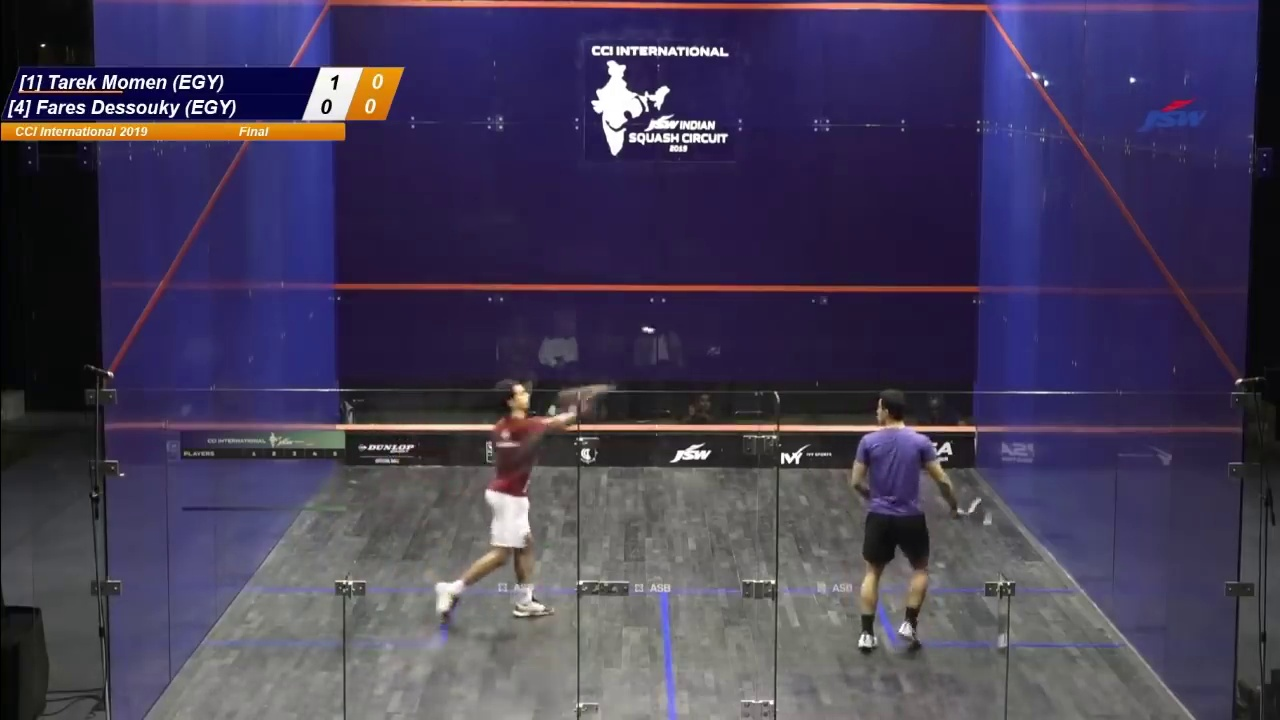
#> input picture Dataset/0.jpg, 1280 x 720 px; its folder holds 4 pictures in this run; the run also reads 2 pictures not shown here
$ python feMethod3.py   (older library calls are emulated)
#> lines starting #> are read from the running program, lines starting #| are printed output that depends on the picture; after the words box and inside, x2 and y2 are one past the last pixel; in counts of white or black regions, pixels touching at a corner belong together
import numpy as np
import cv2
import imutils
import time
from PIL import Image
import glob
import math
from matplotlib import pyplot as plt

startTimeFrameDifferencing= time.time()

filenames = glob.glob("Dataset/*.jpg")
filenames.sort()
frameList = [cv2.imread(frame) for frame in filenames]
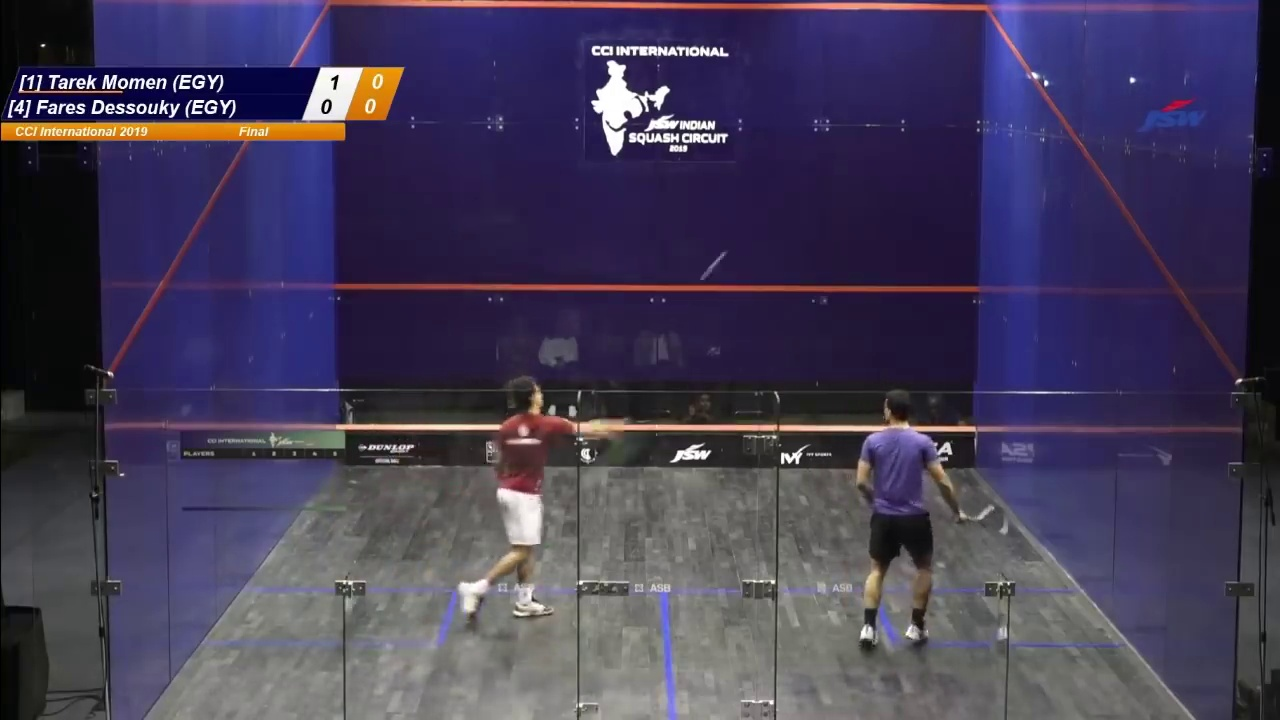
#> input picture Dataset/3.jpg, 1280 x 720 px
#> frameList = 4 items

for i in range(len(frameList)-2):
	# cv2.imshow("Frame {}".format(i),frameList[i])
	previousFrame= frameList[i]
	currFrame= frameList[i+1]
	nextFrame= frameList[i+2]
	previousFrameFiltered= cv2.medianBlur(previousFrame,7)

	currFrameFiltered= cv2.medianBlur(currFrame,7)
	nextFrameFiltered= cv2.medianBlur(nextFrame,7)

	previousFrameGray= cv2.cvtColor(previousFrameFiltered,cv2.COLOR_BGR2GRAY)
	currFrameGray= cv2.cvtColor(currFrameFiltered,cv2.COLOR_BGR2GRAY)
	nextFrameGray= cv2.cvtColor(nextFrameFiltered,cv2.COLOR_BGR2GRAY)

	delta_plus = cv2.absdiff(currFrameGray, previousFrameGray)
	delta_0 = cv2.absdiff(nextFrameGray, previousFrameGray)
	delta_minus = cv2.absdiff(currFrameGray,nextFrameGray)

	dbp = cv2.threshold(delta_plus, 0, 255,
		cv2.THRESH_BINARY | cv2.THRESH_OTSU)[1]
	dbm = cv2.threshold(delta_minus, 0, 255,
		cv2.THRESH_BINARY | cv2.THRESH_OTSU)[1]
	db0 = cv2.threshold(delta_0, 0, 255,
		cv2.THRESH_BINARY | cv2.THRESH_OTSU)[1]

	detect = cv2.bitwise_and(cv2.bitwise_and(dbp, dbm), cv2.bitwise_not(db0))

	# nd = cv2.bitwise_not(detect)

	num, labels, stats, centroids = cv2.connectedComponentsWithStats(detect, ltype=cv2.CV_16U)
	font = cv2.FONT_HERSHEY_SIMPLEX
	fontScale = 0.6
	fontColor = 127
	lineType = 1

	min_area = 50


	d = detect.copy()
	candidates = list()
	for stat in stats:
		area = stat[cv2.CC_STAT_AREA]
		if area < min_area:
			continue # Skip small objects (noise)

		lt = (stat[cv2.CC_STAT_LEFT], stat[cv2.CC_STAT_TOP])
		rb = (lt[0] + stat[cv2.CC_STAT_WIDTH], lt[1] + stat[cv2.CC_STAT_HEIGHT])
		bottomLeftCornerOfText = (lt[0], lt[1] - 15)

		candidates.append((lt, rb, area))
		cv2.rectangle(d, lt, rb, fontColor, lineType)

		cv2.putText(d, "{}: {:.0f}".format(len(candidates), stat[cv2.CC_STAT_AREA]),bottomLeftCornerOfText, font, fontScale, fontColor, lineType)

	cv2.imshow('image',d)
	print("Found {} components".format(num - 1))
	k = cv2.waitKey(0)
	if k==27:
		    break
	else:
		    continue
#> this loop made 1 pass; (key Esc is pressed on pass 1)
#> (num, font, fontScale, fontColor, lineType, min_area) on pass 1: (19, 0, 0.6, 127, 1, 50)
#| Found 18 components
#> pass 1, `previousFrameGray= cv2.cvtColor(previousFrameFiltered,cv2.COLOR_BGR2GR..`:
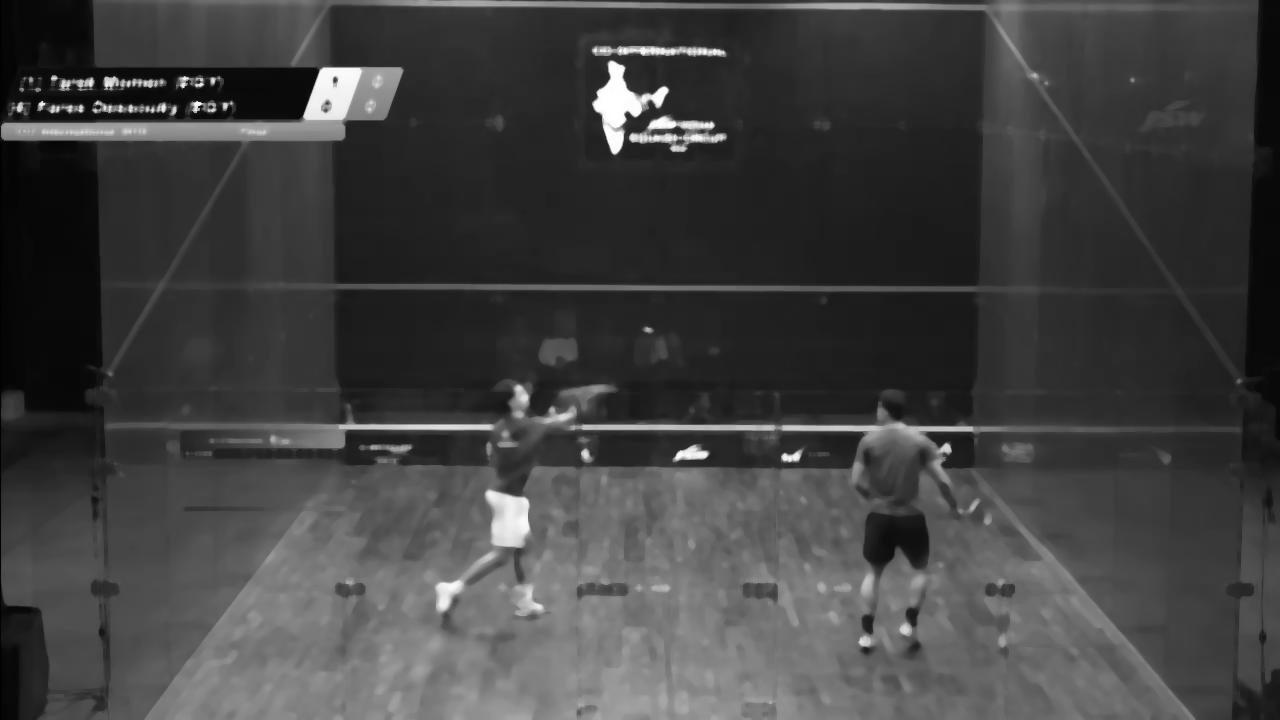
#> previousFrameGray: shape (720, 1280); min 0, max 255, mean 65.6
#> after the loop:
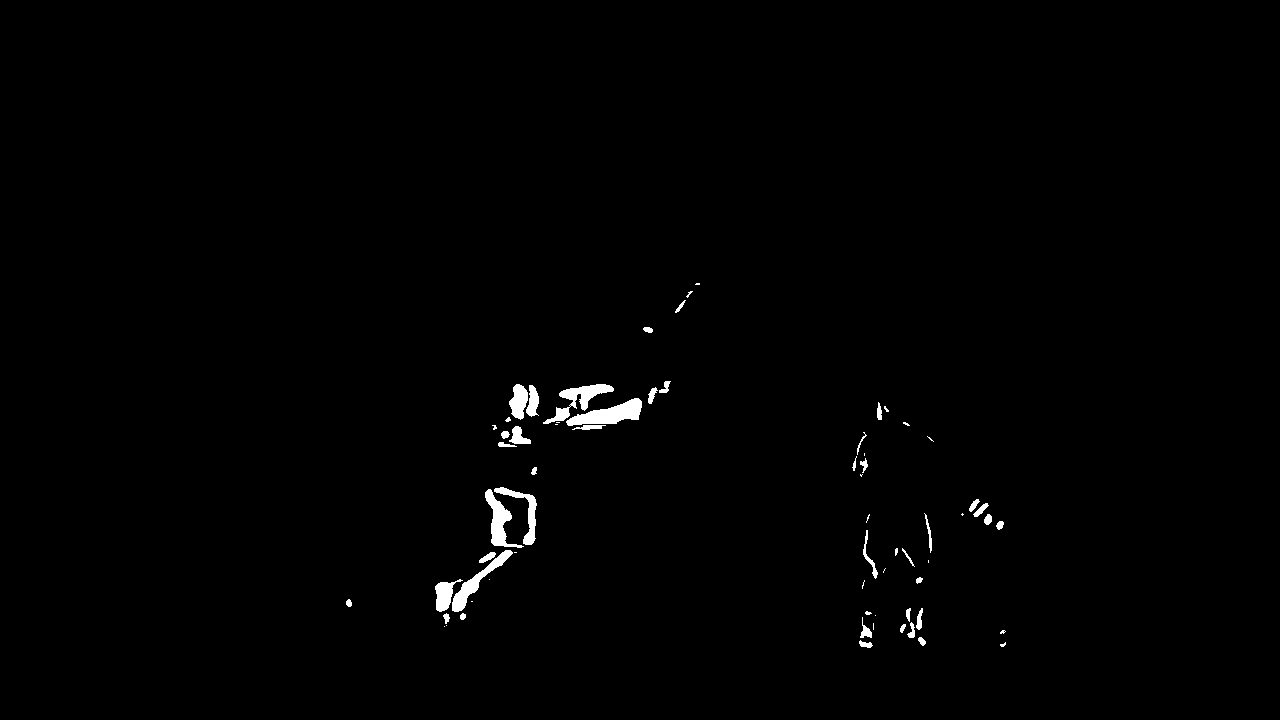
#> db0: shape (720, 1280); 0.84% white; 67 white regions (27 under 20 px), largest, box (x1, y1, x2, y2) and area: (566, 398, 642, 426) 1077, (543, 384, 614, 424) 862, (485, 489, 524, 548) 804
#> after the loop: dbp: shape (720, 1280); 0.66% white; 64 white regions (37 under 20 px), largest, box (x1, y1, x2, y2) and area: (564, 387, 640, 424) 1171, (555, 384, 612, 418) 811, (442, 550, 507, 630) 714
#> after the loop:
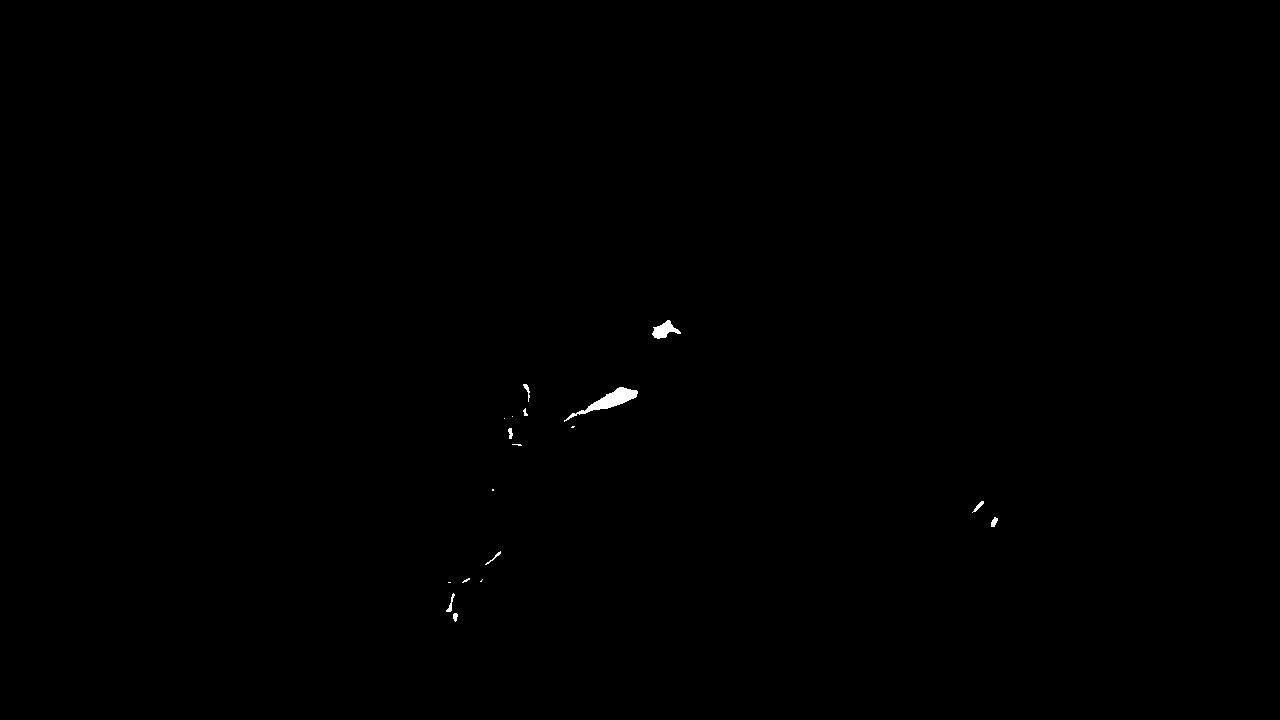
#> detect: shape (720, 1280); 0.14% white; 18 white regions (8 under 20 px), largest, box (x1, y1, x2, y2) and area: (564, 387, 638, 422) 664, (652, 320, 681, 339) 279, (446, 593, 455, 612) 54
#> previousFrame is the input picture: shape (720, 1280, 3); mean B, G, R 87.5, 61.1, 68.3
